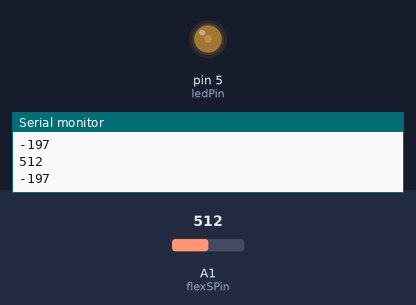
This sketch was run on a simulated Arduino Uno, built with avr-gcc and run on an emulated ATmega328P. On the bench: output pins drawn as LEDs (lit = HIGH), the last lines printed to the serial monitor. The inputs (shaded band) are chosen by the test bench; at power-on: A1 (flexSPin) = 512.

Above: at 1.2 s.
1.3 s: A1 (flexSPin) set to 716
At 1.9 s:
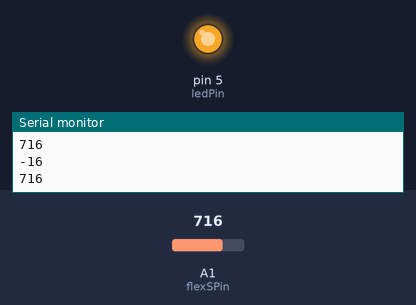
2.9 s: A1 (flexSPin) set to 734
At 4.5 s:
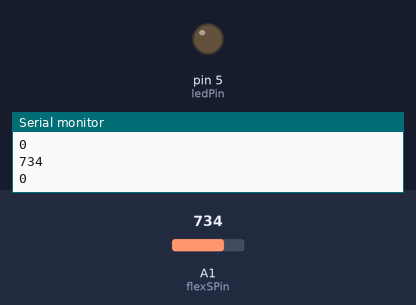
4.8 s: A1 (flexSPin) set to 900
At 5.8 s:
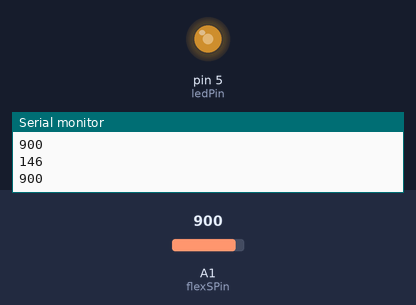
6.7 s: A1 (flexSPin) set to 0
At 8.4 s:
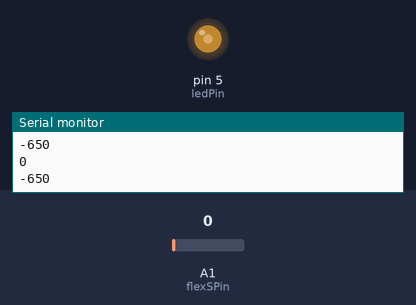
Timing chart, 0 to 9.6 s (numbered marks = the images above; inputs shaded):
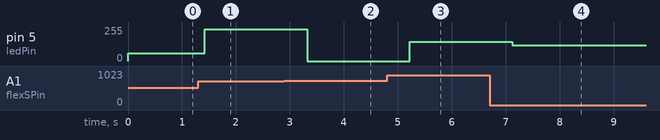

The sketch:

flexSTest1.ino
```cpp
int flexSPin = A1;
int flexSValue = 0;

int ledPin = 5;
int ledValue = 0;

void setup()
{
  Serial.begin(9600);

  pinMode(ledPin, OUTPUT);

}

void loop()
{
  flexSValue = analogRead(flexSPin);

  ledValue = map(flexSValue, 735, 1023, 0, 255);
  analogWrite(ledPin, ledValue);

  Serial.println(flexSValue);
  delay(124);
  Serial.println(ledValue);

  delay(350);
}
```

Measured:
- the behaviour switches between 733 and 734 on A1 (flexSPin) (found by bisection; images 1 and 2)
- after the input at 1.3 s, pin 5 (ledPin): 59/255 → 240/255 after 0.12 s
- after the input at 2.9 s, pin 5 (ledPin): 240/255 → 0/255 after 0.42 s
- after the input at 4.8 s, pin 5 (ledPin): 0/255 → 146/255 after 0.42 s
- after the input at 6.7 s, pin 5 (ledPin): 146/255 → 118/255 after 0.42 s
